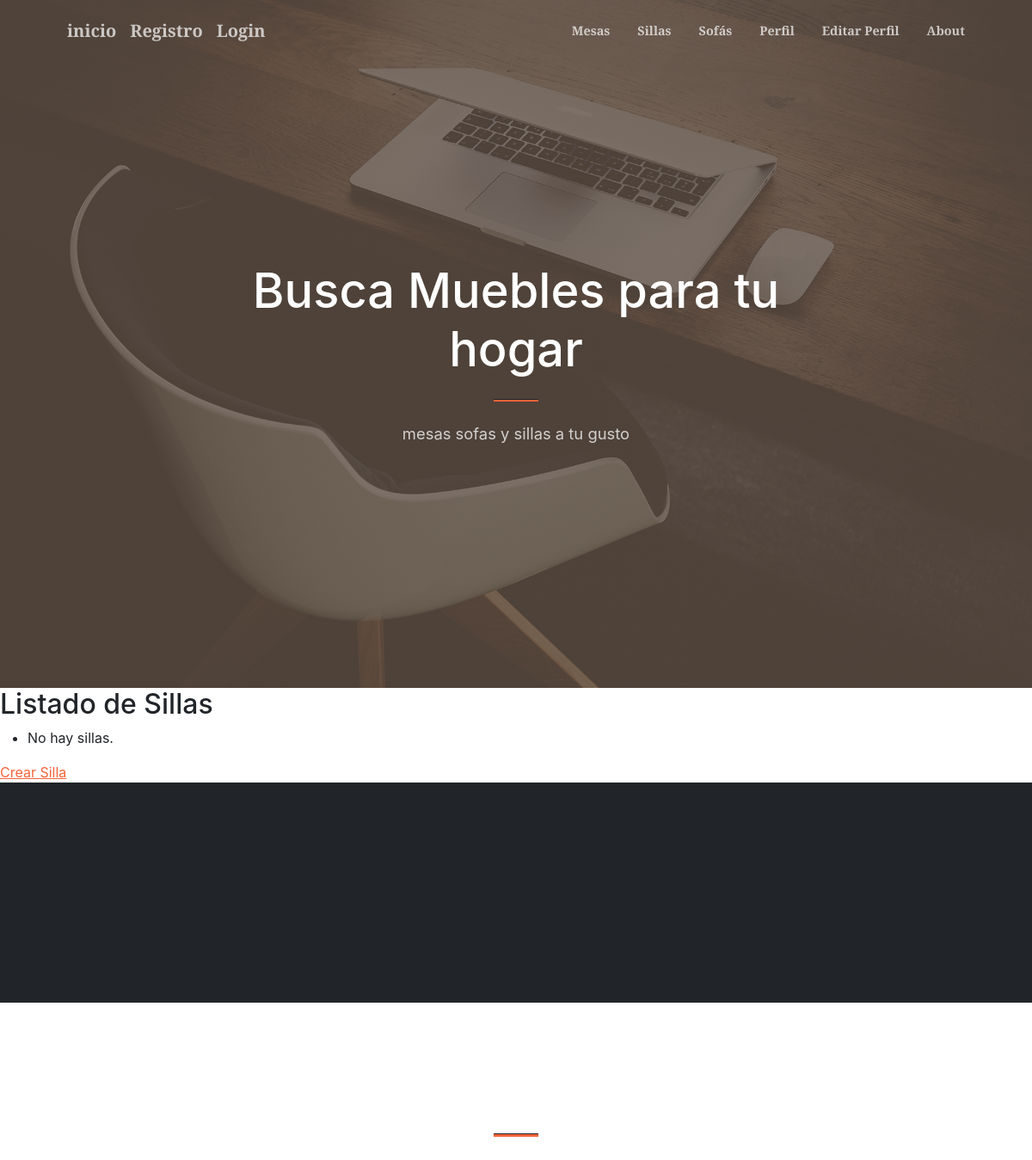
Page /sillas/ on the earlier database version.
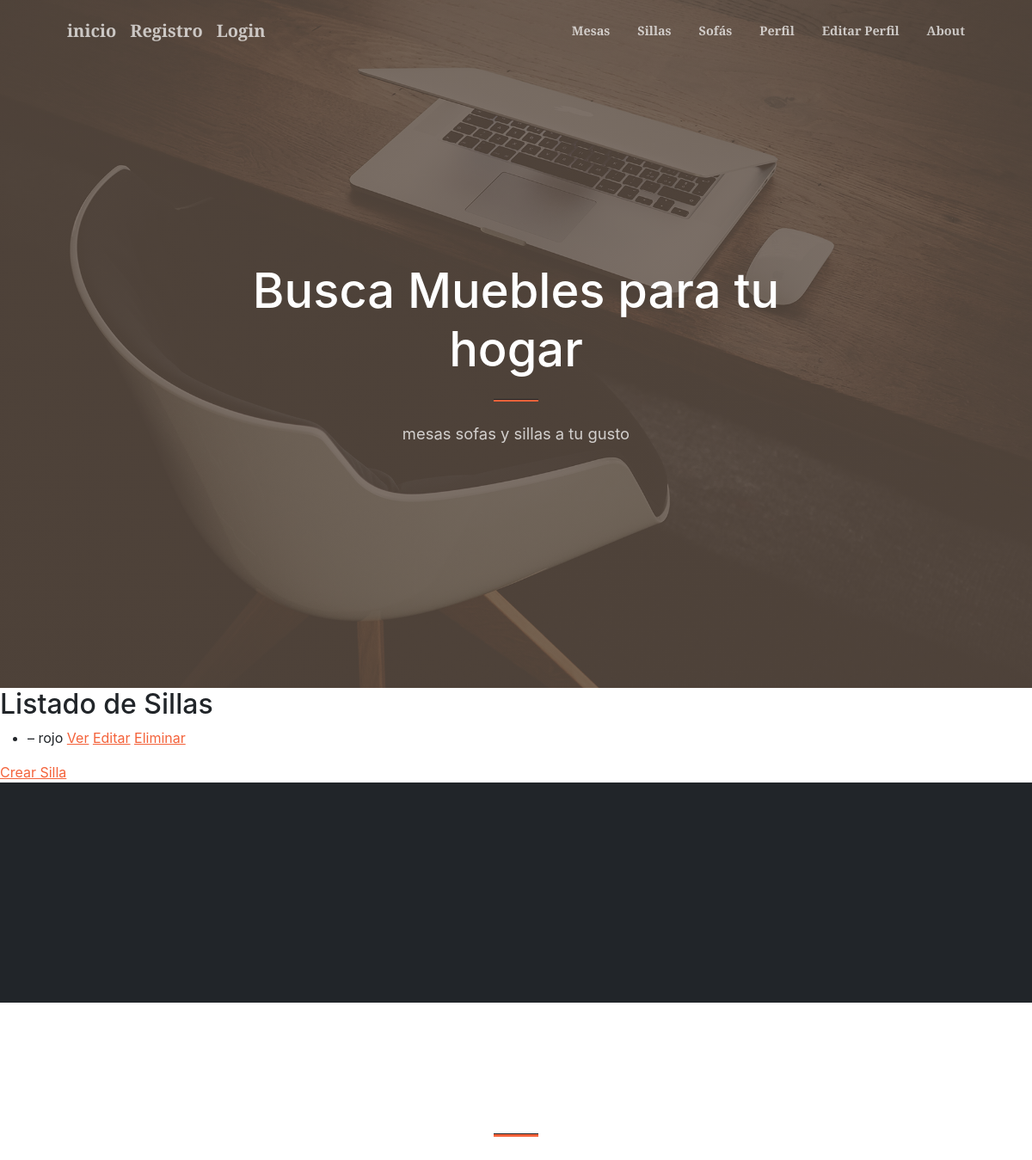
Same page on the later database version.
### mi_primer_app/models.py (models this page shows)
class Silla(models.Model):
    tipo              = models.CharField(max_length=50)
    color             = models.CharField(max_length=50)
    apoya_brazos      = models.BooleanField()
    fecha_fabricacion = models.DateField()

### mi_primer_app/views.py (the view)
# urls.py: path('sillas/', SillaListView.as_view(), name='silla-lista'),
class SillaListView(ListView):
    model = Silla
    template_name = 'mi_primer_app/silla_lista.html'
    context_object_name = 'sillas'

### mi_primer_app/templates/mi_primer_app/silla_lista.html
{% extends "padre.html" %}
{% block content %}
  <h2>Listado de Sillas</h2>
  <ul>
    {% for silla in sillas %}
      <li>
        {{ silla.material }} – {{ silla.color }}
        <a href="{% url 'silla-detalle' silla.pk %}">Ver</a>
        <a href="{% url 'silla-actualizar' silla.pk %}">Editar</a>
        <a href="{% url 'silla-borrar' silla.pk %}">Eliminar</a>
      </li>
    {% empty %}
      <li>No hay sillas.</li>
    {% endfor %}
  </ul>
  <a href="{% url 'silla-crear' %}">Crear Silla</a>
{% endblock %}

Differences in the rows shown:
added Silla: color "rojo"
Other differences:
text no longer shown: "No hay sillas."
